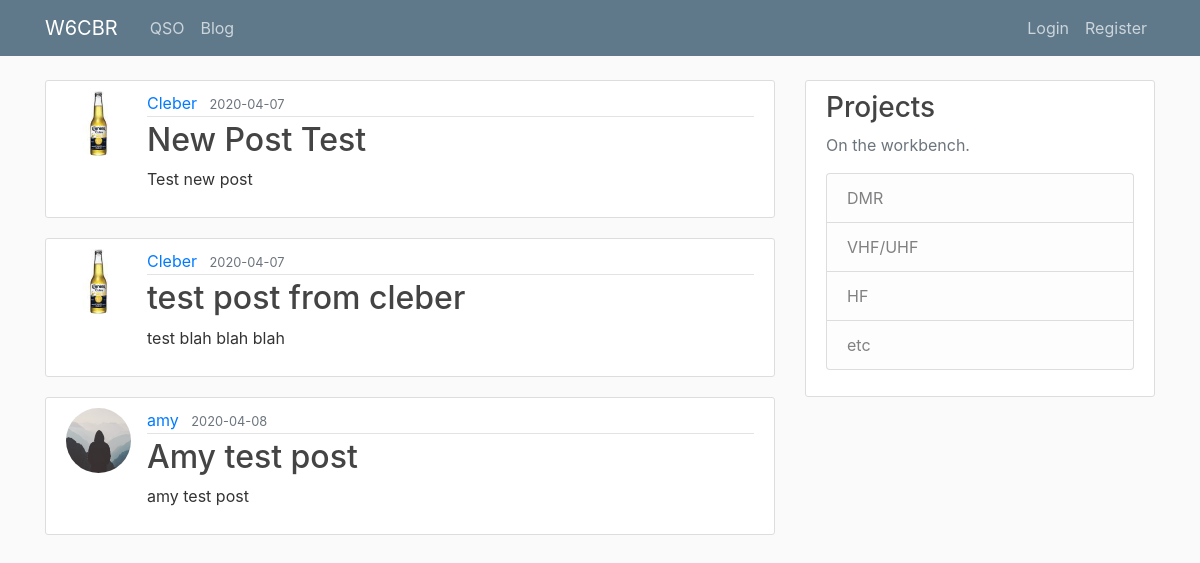
Page /blog on the committed database.
### app/models.py (models this page shows, shortened)
class Post(db.Model):
    id = db.Column(db.Integer, primary_key=True)
    title = db.Column(db.String(100), nullable=False)
    date_posted = db.Column(db.DateTime, nullable=False, default=datetime.utcnow)
    content = db.Column(db.Text, nullable=False)
    user_id = db.Column(db.Integer, db.ForeignKey('user.id'), nullable=False)

class User(db.Model, UserMixin):
    id = db.Column(db.Integer, primary_key=True)
    username = db.Column(db.String(20), unique=True, nullable=False)
    email = db.Column(db.String(120), unique=True, nullable=False)
    image_file = db.Column(db.String(20), nullable=False, default='default.jpg')
    password = db.Column(db.String(60), nullable=False)
    posts = db.relationship('Post', backref='author', lazy=True)

### app/views.py (the view)
@app.route("/blog")
def blog():
    posts = Post.query.all()
    return render_template("/public/blog.html", title='Blog', posts=posts)

### app/templates/public/blog.html
{% extends "/public/template/home_template.html" %}
{% block main %}
  {% for post in posts %}
    <article class="media content-section">
      <img class="rounded-circle article-img" src="{{ url_for('static', filename='profile_pics/' + post.author.image_file) }}">
      <div class="media-body">
        <div class="article-metadata">
          <a class="mr-2" href="#">{{ post.author.username }}</a>
          <small class="text-muted">{{ post.date_posted.strftime('%Y-%m-%d') }}</small>
        </div>
        <h2><a class="article-title" href="{{url_for('post', post_id=post.id)}}">{{ post.title }}</a></h2>
        <p class="article-content">{{ post.content }}</p>
      </div>
    </article>
  {% endfor %}
{% endblock %}

### app/templates/public/template/home_template.html (shortened to what this page needs)
<!doctype html>
<html lang="en">
  <head>
    <link rel="stylesheet" href="https://stackpath.bootstrapcdn.com/bootstrap/4.4.1/css/bootstrap.min.css">
    <link rel="stylesheet" type="text/css" href="{{ url_for('static', filename='css/main.css') }}">
  </head>
  <body>
      <header class="site-header">
      <nav class="navbar navbar-expand-md navbar-dark bg-steel fixed-top">
        <div class="container">
          <a class="navbar-brand mr-4" href="{{ url_for('index') }}">W6CBR</a>
          <div class="collapse navbar-collapse" id="navbarToggle">
            <div class="navbar-nav mr-auto">
              <a class="nav-item nav-link" href="{{ url_for('qso_list') }}">QSO</a>
              <a class="nav-item nav-link" href="{{ url_for('blog') }}">Blog</a>
            </div>
            <div class="navbar-nav">
              {% if current_user.is_authenticated %}
                <a class="nav-item nav-link" href="{{ url_for('dashboard') }}">Dashboard</a>
                <a class="nav-item nav-link" href="{{ url_for('new_post') }}">New Post</a>
                <a class="nav-item nav-link" href="{{ url_for('addqsotodb') }}">QSO Forms</a>
                <a class="nav-item nav-link" href="{{ url_for('account') }}">Account</a>
                <a class="nav-item nav-link" href="{{ url_for('logout') }}">Logout</a>
              {% else %}
                <a class="nav-item nav-link" href="{{ url_for('login') }}">Login</a>
                <a class="nav-item nav-link" href="{{ url_for('register') }}">Register</a>
              {% endif %}
            </div>
          </div>
        </div>
      </nav>
    </header>
    <main role="main" class="container">
      <div class="row">
        <div class="col-md-8">
          {% block main %}{% endblock %}
        </div>
        <div class="col-md-4">
          <div class="content-section">
            <h3>Projects</h3>
            <p class='text-muted'>On the workbench.
              <ul class="list-group">
                <li class="list-group-item list-group-item-light">DMR</li>
                <li class="list-group-item list-group-item-light">VHF/UHF</li>
                <li class="list-group-item list-group-item-light">HF</li>
                <li class="list-group-item list-group-item-light">etc</li>
              </ul>
            </p>
          </div>
        </div>
      </div>
    </main>
  </body>
</html>

### app/static/css/main.css (style rules this page uses)
body { background: #fafafa; color: #333333; margin-top: 5rem; }
h1, h2, h3, h4, h5, h6 { color: #444444; }
.bg-steel { background-color: #5f788a; }
.site-header .navbar-nav .nav-link { color: #cbd5db; }
.content-section { background: #ffffff; padding: 10px 20px; border: 1px solid #dddddd; border-radius: 3px; margin-bottom: 20px; }
.article-title { color: #444444; }
.article-content { white-space: pre-line; }
.article-img { height: 65px; width: 65px; margin-right: 16px; }
.article-metadata { padding-bottom: 1px; margin-bottom: 4px; border-bottom: 1px solid #e3e3e3 }

### rows in the picture
Post: image_file (picture), author.username "Cleber", date_posted "2020-04-07", title "New Post Test", content "Test new post"
Post: image_file (picture), author.username "Cleber", date_posted "2020-04-07", title "test post from cleber", content "test blah blah blah"
Post: image_file (placeholder picture), author.username "amy", date_posted "2020-04-08", title "Amy test post", content "amy test post"
